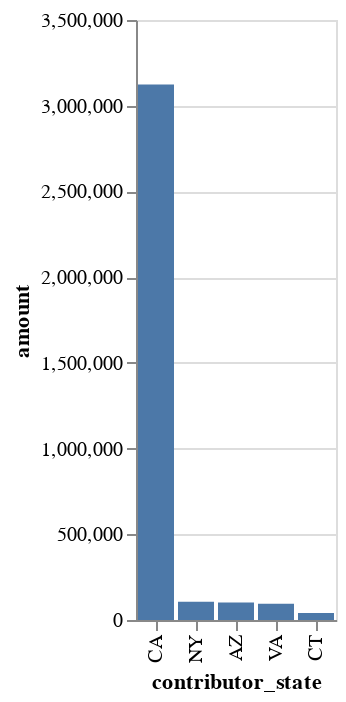

Notebook source saved alongside this figure:
### Markdown cell above
### Top Five Cumualitive Contributions by State

### Code cell
bystate=merged.groupby("contributor_state").amount.sum().reset_index().sort_values("amount", ascending=False).head()
alt.Chart(bystate).mark_bar().encode(x=alt.X("contributor_state", sort="-y"), y="amount")

### Figure 1 — Vega-Lite specification as saved in the notebook (floating-point values rounded to 4 significant figures)
{"config": {"view": {"continuousWidth": 400, "continuousHeight": 300}}, "data": {"name": "data-47d86c7672ab9d31d6273122fcaac4c9"}, "mark": "bar", "encoding": {"x": {"type": "nominal", "field": "contributor_state", "sort": "-y"}, "y": {"type": "quantitative", "field": "amount"}}, "$schema": "https://vega.github.io/schema/vega-lite/v4.8.1.json", "datasets": {"data-47d86c7672ab9d31d6273122fcaac4c9": [{"contributor_state": "CA", "amount": 3124000.0}, {"contributor_state": "NY", "amount": 107100.0}, {"contributor_state": "AZ", "amount": 101400.0}, {"contributor_state": "VA", "amount": 95390.0}, {"contributor_state": "CT", "amount": 40620.0}]}}
